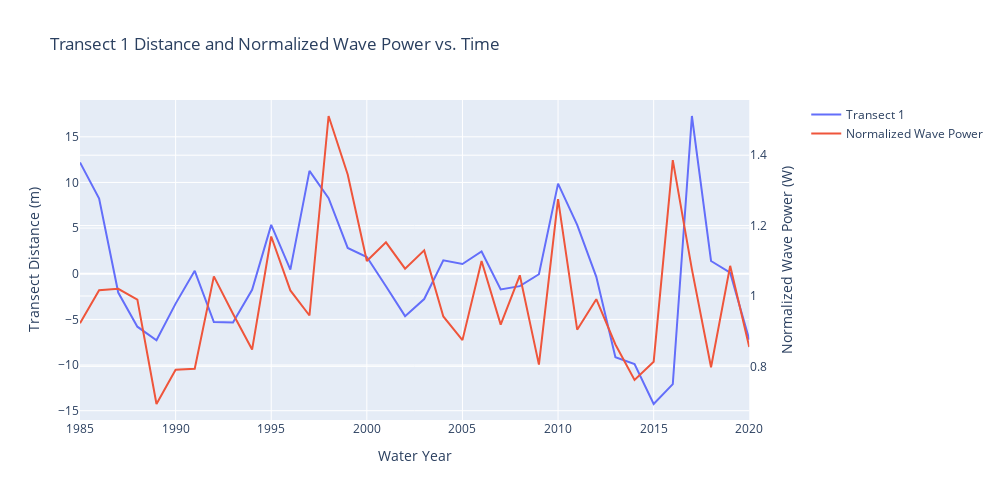

The notebook cell saved with this chart:
### Code cell
import plotly.graph_objects as go
from plotly.subplots import make_subplots

# Create figure with secondary y-axis
fig = make_subplots(specs=[[{"secondary_y": True}]])

# Add traces
fig.add_trace(
    go.Scatter(x=[1985,1986,1987,1988,1989,1990,1991,1992,1993,1994,1995,1996,1997,1998,1999,2000,2001,2002,2003,2004,2005,2006,2007,2008,2009,2010,2011,2012,2013,2014,2015,2016,2017,2018,2019,2020], 
               y=[12.194963174,8.237563964,-2.061170983,-5.799314326,-7.279031764,-3.272433307,0.3161232078,-5.289173695,-5.33752132,-1.766705379,5.352456645,0.447907167,11.26185354,8.270637795,2.821547504,1.833577833,-1.373638083,-4.64562967,-2.768499982,1.474050189,1.068130145,2.433538163,-1.723978019,-1.359934222,-0.05505201188,9.871895858,5.346545497,-0.3419442283,-9.134881221,-9.902222467,-14.26692847,-12.09478824,17.27744621,1.396669336,0.1181461823,-7.228526739], 
               name="Transect 1"),
    secondary_y=False,
)

fig.add_trace(
    go.Scatter(x=[1985,1986,1987,1988,1989,1990,1991,1992,1993,1994,1995,1996,1997,1998,1999,2000,2001,2002,2003,2004,2005,2006,2007,2008,2009,2010,2011,2012,2013,2014,2015,2016,2017,2018,2019,2020], 
               y=[0.9224477616,1.016587115,1.020475653,0.9899039628,0.6930115915,0.7903515242,0.7930829481,1.055745639,0.9494601791,0.8477020908,1.168919131,1.015755236,0.9444605954,1.511391501,1.345279321,1.09939473,1.152353945,1.077503131,1.129565412,0.9416624018,0.8745290552,1.099281596,0.9185054655,1.058805708,0.8049715384,1.275216749,0.9040490729,0.9907942211,0.8621896954,0.761370896,0.8132659922,1.38613068,1.07571494,0.7974085346,1.085589316,0.8549500726], 
               name="Normalized Wave Power"),
    secondary_y=True,
)

# Add figure title
fig.update_layout(
    title_text="Transect 1 Distance and Normalized Wave Power vs. Time",
    width=1000, height=500
)

# Set x-axis title
fig.update_xaxes(title_text="Water Year")

# Set y-axes titles
fig.update_yaxes(title_text="Transect Distance (m)", secondary_y=False)
fig.update_yaxes(title_text="Normalized Wave Power (W)", secondary_y=True)

fig.show()
#fig.write_image("images/fig2.jpeg")
